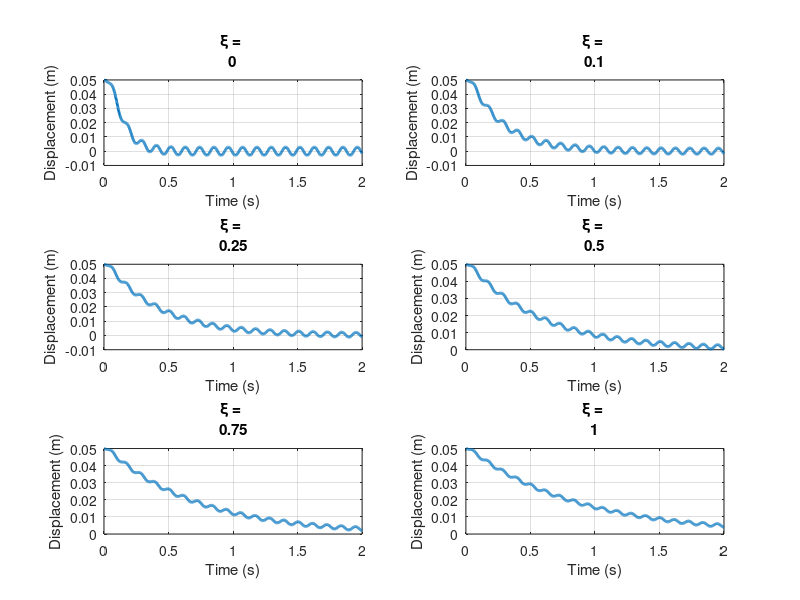

Here is the MATLAB script that generated this plot: (Note: this script raises an error after producing the figure.)
m=5;
k=1000;
f=50;
E={0,0.1,0.25,0.5,0.75,1.0};
w_n=sqrt(k/m);
w=4*w_n;

Cc=2*sqrt(m*k);
%constants
x0 = 0.05;      % Initial displacement (m)
v0 = 0;         % Initial velocity (m/s)
% Time vector
t = linspace(0, 2, 1000); 

for i = 1:length(E)
    xi = E(i);
        
    % Define the system of differential equations
    ode = @(t, y) [y(2); (50 * sin(w * t) - (i*Cc) * y(2) - k * y(1)) / m];

    % Solve the differential equations
    [t, y] = ode45(ode, t, [x0; v0]);

    % Plot the displacement-time curve
    subplot(3, 2, i);
    plot(t, y(:, 1), 'LineWidth', 2);
    title(['\xi = ', xi]);
    xlabel('Time (s)');
    ylabel('Displacement (m)');
    grid on;
end

sgtitle('Forced System Response for Different Damping Ratios');